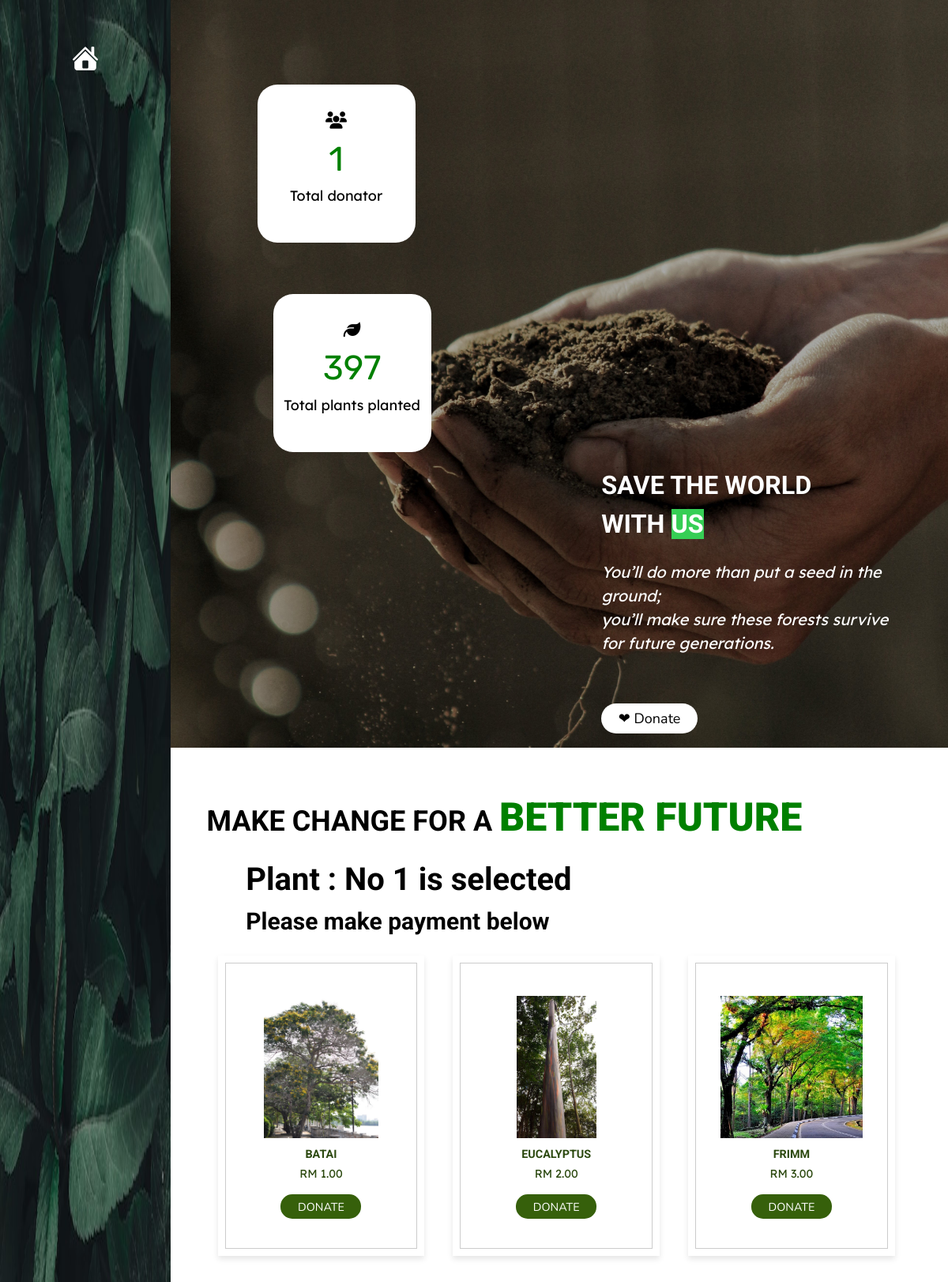
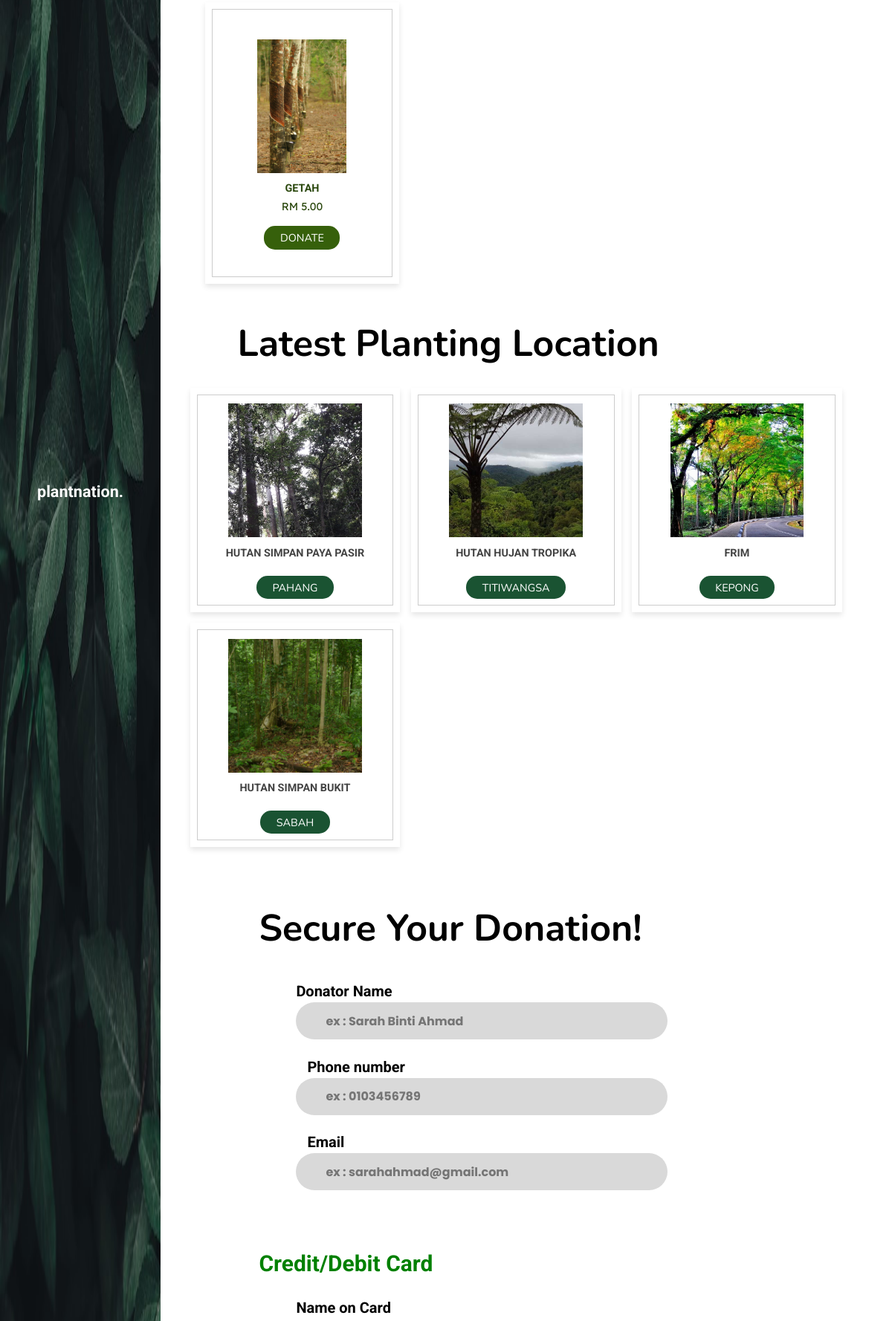
The page /index.php?plant-id=1 (upper part) on the database its author committed (2 pictures, top to bottom).
### tables this page shows
CREATE TABLE `plant` (
  `Plant_id` int(11) NOT NULL,
  `Plant_Name` varchar(100) NOT NULL,
  `Plant_Price` varchar(200) NOT NULL,
  `plant_img` varchar(200) NOT NULL
);

### index.php (the view, shortened to what this page needs)
<?php
include './include/config.php';
$plant = mysqli_query($con,"SELECT * FROM plant");
?>
<!DOCTYPE html>
<html>
<head>
    <link href="runcloud.css" rel="stylesheet" />
</head>
<body>
    <header style="	background-image: url('leaf.jpg');
">
        <a href="#home"><img src="home-32.png" alt=""></a>
        <a href="#" id="name" style="padding-bottom:210px;">plant<b style="color:white;">nation.</b></a>
    </header>
    <section class="home" id="home">
        <section id="statistics" style="align-items:top-left; padding-top:100px; padding-left:100px;">
            <div id="counteruser"
                style="font-size:2.5rem;background:white; text-align:center; width:200px; height:200px; padding-top:30px; border-radius:25px;">
                <?php
					$total_plant = mysqli_query($con,'SELECT COUNT(*) as numPlant FROM donator');
					$num_plant = mysqli_fetch_assoc($total_plant);
				?>
                <div id="icon" style="font-size:3rem;"><i class="fa fa-users"></i></div>
                <div class="num" style="font-size:6rem; font-family: 'Rubik', sans-serif; color:green;">
                    <?=$num_plant['numPlant'];?></div>
                <p style="font-family: 'Lexend Deca', sans-serif;">Total donator</p>
            </div>
            <br><br><br><br><br><br>
            <div id="counterplant"
                style="font-size:2.5rem;background:white; text-align:center;margin-left:20px; width:200px; height:200px; padding-top:30px; border-radius:25px;">
                <div id="icon" style="font-size:3rem;"><i class="fa fa-leaf"></i></div>
                <div class="num" style="font-size:6rem;font-family: 'Rubik', sans-serif; color:green;">
                    <?=$num_plant['numPlant']+132*3;?></div>
                <p style="font-family: 'Lexend Deca', sans-serif;">Total plants planted</p>
            </div>
        </section>
        <div id="page1" style="text-align:left;">
            <h3 style="color: white; padding-right:100px; ">save the world </h3>
            <h3 style="color: white; padding-right:200px;">with <span style="color: white;background:#36CE55;  "> us
                </span></h3>
            <br><br>
            <i style="color:white; font-size:20px; font-family: 'Lexend Deca', sans-serif;">You’ll do more than put a
                seed in the ground;<br> you’ll make sure these forests survive for future generations.</i>
            <br><br><br><br><br><br>
            <div id="buttondon" style="padding-right:100px;">
                <a href="#donate" id="btn">❤ Donate</a>
            </div>
            <br>
        </div>
    </section>
    <section class="donate" id="donate" style="background:white;">
        <div id="headingdon">
            <br><br><br><br>
            <h1> Make change for a <span> better future </span></h1><br>
        </div>
        <div id="paymenttitle">
		<?php if(isset($_GET['plant-id'])){
							?>
                    	<div style="padding-left: 100px;font-size:40px">	Plant : No <?=$_GET['plant-id']?> is selected</div>
                    	<div style="padding-left: 100px;font-size:30px">	Please make payment below</div>
                    <?php
					}else{ ?>
                        <div id="paymenttitle">&nbsp;&nbsp;&nbsp;&nbsp;&nbsp;&nbsp;&nbsp;&nbsp;Pick Your Plant Here</div>
                   <?php }
					?>
		</div>
        <div class="container">
            <div class="products-container" style="margin-left: 50px;">
                <?php while($plants = mysqli_fetch_assoc($plant)) : ?>
                <div class="product" data-name="p-1">
                    <img src="<?= $plants['plant_img']?>" alt="">
                    <h3><?= $plants['Plant_Name']?></h3>
                    <div style="padding-bottom: 20px; font-family: 'Lexend Deca', sans-serif;"class="price"> <?=$plants['Plant_Price']?></div>
                    <a href="index.php?plant-id=<?= $plants['Plant_id']?>#donate" class="btndonate"> Donate
                    </a>
                </div>
                <?php endwhile;?>
            </div>
        </div>
        <div id="paymenttitle">&nbsp;&nbsp;&nbsp;&nbsp;&nbsp;&nbsp;&nbsp;&nbsp;Latest Planting Location</div>
        <div class="container2">
            <div class="location-container" style="margin-left: 30px;">
                <div class="location" data-name="p-a">
                    <img src="hutanpahangg.jpg" alt="">
                    <h3> HUTAN SIMPAN PAYA PASIR</h3><br>
                    <a style="pointer-events:none;background: #1a5332; font-family: 'Nunito', sans-serif;" href="" class="btnlocation">Pahang</a><br>
                </div>
                <div class="location" data-name="p-b">
                    <img src="hutantitiwangsa.jfif" alt="">
                    <h3> HUTAN HUJAN TROPIKA</h3><br>
                    <a style="pointer-events:none; background: #1a5332; font-family: 'Nunito', sans-serif;" href="" class="btnlocation">Titiwangsa</a><br>
                </div>
                <div class="location" data-name="p-c">
                    <img src="frimm.jfif" alt="">
                    <h3> FRIM</h3><br>
                    <a style="pointer-events:none; background: #1a5332; font-family: 'Nunito', sans-serif;" href="" class="btnlocation">Kepong</a><br>
                </div>
                <div class="location" data-name="p-a">
                    <img src="hutankukusan.jfif" alt="">
                    <h3> HUTAN SIMPAN BUKIT </h3><br>
                    <a style="pointer-events:none; background: #1a5332; font-family: 'Nunito', sans-serif;" href="" class="btnlocation">Sabah</a><br>
                </div>
            </div>
        </div>
        <br><br>
        <div class="payment-form" style="padding-left: 80px;">
            <form style="font-family:Arial;" action="" method="post">
                <section id="payment-info">
                    <div id="payment-section">
                        <?php if(isset($_GET['plant-id'])) : ?>
                        <div id="paymenttitle">Secure Your Donation!</div>
                        <br><br><br>
                        <div class="donator" style="padding-left: 50px;">
                        <h1>Donator Name </h1></b>
                        <form action="index.php" method="post">
                            <input class="donatorname" type="text" name="donname" placeholder="ex : Sarah Binti Ahmad"
                                style=" text-align:left; padding-left:40px;color: black; font-family: Poppins; font-weight: bold; font-size: 16px; background-color: #d9d9d9; size:10;width:500px;  height: 50px;border-radius:25px;"
                                max-length='30' required><br> <br>
                            <br>
                            <h1 style="margin-left: 15px;">Phone number </h1></b>
                            <input class="phonenumber" type="text" name="phonenum" placeholder="ex : 0103456789"
                                style="text-align:left; padding-left:40px;color: black; font-family: Poppins; font-weight: bold; font-size: 16px; background-color: #d9d9d9;width:500px; size:10; height: 50px;border-radius:25px;"
                                max-length='30' required><br> <br>
                            <br>
                            <h1 style="margin-left: 15px;">Email </h1></b>
                            <input class="email" type="text" name="email" placeholder="ex : sarahahmad@gmail.com"
                                style="text-align:left; padding-left:40px;color: black; font-family: Poppins;font-weight: bold; font-size: 16px; background-color: #d9d9d9; size:10;width:500px;  height: 50px;border-radius:25px;"
                                maxlength='30' required><br> <br>
                                </div>
                            <br><br><br><br><br><br>
                            <b>
                                <h1 style="color:green; font-size:30px;">Credit/Debit Card
                            </b></h1> <br><br>
                            <div id="card" style="padding-left:50px;">
                                <h1>Name on Card</h1> <br>
                                    size="10" maxlength="30"><br> <br><br>
                                    size="10" maxlength="30"><br> <br><br>
                                    size="10" maxlength="30"> <span></span><br><br><br>
                                <br>
                                    size="10" maxlength="30"><br><br>
                        </form>
                        <br><br><br>
                        <br><br><br><br><br><br><br><br>
                    <?php endif;?>
                    </div>
                </section>
</body>
</html>

### runcloud.css (style rules this page uses)
* { font-family: 'Roboto', sans-serif; margin:0;padding:0; box-sizing: border-box; outline:none; border:none; text-decoration:none; transition: all .2s linear; line-height: 1.5; }
html { font-size: 45%; overflow-x: hidden; scroll-behavior: smooth; }
body { background: #FFEBFD; padding-left: 20rem; }
section { padding: 1rem 5%; margin-left: 2rem; }
#counteruser { background:white; }
#page1 { padding-left:550px; }
#btn { display: inline-block; margin-top: 1rem; padding: .8rem 3rem; background: white; border-top-left-radius:25px; border-top-right-radius:25px; border-bottom-right-radius:25px; border-bottom-left-radius:25px; border-color: black; color: black; cursor: pointer; font-size: 2.5rem; font-family: 'Nunito', sans-serif; }
header { background-size: 100% 100%; position: fixed; top:0; left:0; bottom:0; display: flex; align-items: center; justify-content: space-between; z-index:1000; flex-flow: column; padding: 8rem 2rem; width: 30rem; text-align: center; }
#name { padding-top: 3rem; color : white; font-size:3rem; font-weight:bolder; font-family: 'Roboto', sans-serif; }
#headingdon h1 { color : black; font-size:5rem; font-weight:bolder; text-transform: uppercase; padding-left: 7rem; }
.container { max-width: 1400px; margin:0 auto; padding:3rem 2rem; }
.container { font-size: 3.5rem; color:#444; margin-bottom: 3rem; text-transform: uppercase; text-align: center; }
.container .products-container { display: grid; grid-template-columns: repeat(auto-fit, minmax(30rem, 1fr)); gap:5rem; }
.container .products-container .product { text-align: center; padding:7rem 3rem; background: #fff; box-shadow: 0 .5rem 1rem rgba(0,0,0,.1); outline: .1rem solid #ccc; outline-offset: -1.5rem; cursor: pointer; }
.container .products-container .product img { height: 25rem; }
.container .products-container .product h3 { padding:.5rem 0; font-size: 2rem; }
.container .products-container .product { font-size: 2rem; color:#2c490f; }
.btndonate { display: in-line block; gap:1.5rem; flex-wrap: wrap; margin-top: 1rem; padding: .8rem 3rem; border-radius:15px; font-family: 'Nunito', sans-serif; }
a.btndonate { background:#36600b; color:#fff; font-family: 'Nunito', sans-serif; }
.container2 { max-width: 1200px; margin:0 auto; padding:3rem 2rem; }
.container2 { font-size: 3.5rem; color:#444; margin-bottom: 3rem; text-transform: uppercase; text-align: center; }
.container2 .location-container { display: grid; grid-template-columns: repeat(auto-fit, minmax(30rem, 1fr)); gap:2rem; }
.container2 .location-container .location { text-align: center; padding:3rem 2rem; background: #fff; box-shadow: 0 .5rem 1rem rgba(0,0,0,.1); outline: .1rem solid #ccc; outline-offset: -1.5rem; cursor: pointer; }
.container2 .location-container .location img { height: 25rem; }
.container2 .location-container .location h3 { padding:.5rem 0; font-size: 2rem; color:#444; }
.container2 .location-container .location { font-size: 2rem; color:#444; }
.btnlocation { display: in-line block; gap:1.5rem; flex-wrap: wrap; margin-top: 1rem; padding: .8rem 3rem; border-radius:15px; font-family: 'Nunito', sans-serif; }
a.btnlocation { background: #215606; color:#fff; font-family: 'Nunito', sans-serif; }
#paymenttitle { color : black; font-weight:bolder; font-size:50px; font-family:'Nunito', sans-serif; }
#headingdon h1 span { color : green; font-size:50px; font-weight:bolder; text-transform: uppercase; }
#home { display: flex; background-image: url('plant3.jpg'); background-position:center; background-repeat: no-repeat; background-size: cover; align-items: center; flex-wrap: wrap; gap: 1.5rem; }
#home { display: flex; background-image: url('plant3.jpg'); align-items: center; flex-wrap: wrap; gap: 1.5rem; }
#page1 { flex:1 1 40rem; }
#page1 i { flex:1 1 40rem; color:white; font-size:20px; }
#page1 h3 { font-size: 4.5rem; color:#E80CA6; text-transform: uppercase; }
#page1 h3 span { color:black; text-transform: uppercase; }
input[type=text],select,textarea, input[type=email],input[type=phone] { font-size: 50px; text-align:center; font-style:bolder; }
#payment-section h1 { font-size: 20px; }

### rows shown on the page
plant: plant_img (picture), Plant_Name "BATAI", Plant_Price "RM 1.00"
plant: plant_img (picture), Plant_Name "EUCALYPTUS", Plant_Price "RM 2.00"
plant: plant_img (picture), Plant_Name "FRIMM", Plant_Price "RM 3.00"
plant: plant_img (picture), Plant_Name "GETAH", Plant_Price "RM 5.00"

### other values the page prints
$num_plant['numPlant'] "1"
$num_plant['numPlant']+132*3 "397"
$_GET['plant-id'] "1"
